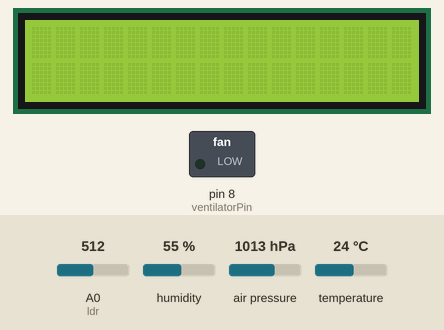
A sketch run on a simulated Arduino Uno, built with avr-gcc and run on an emulated ATmega328P. Shown: 16×2 character LCD, switched loads named in the sketch (green lamp = pin HIGH). The inputs (shaded band) are chosen by the test bench; at power-on: temperature 24 °C, A0 (ldr) = 512, humidity 55 %, air pressure 1013 hPa. The local clock reads 2024-03-15 10:24:30 at power-on unless the sketch sets it; what the sketch prints to the serial monitor is not drawn.

Above: at 1.2 s.
1.3 s: temperature set to 25.5 °C
At 2.4 s:
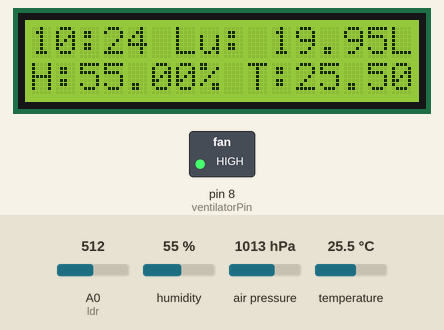
3.5 s: A0 (ldr) set to 404
At 4.6 s:
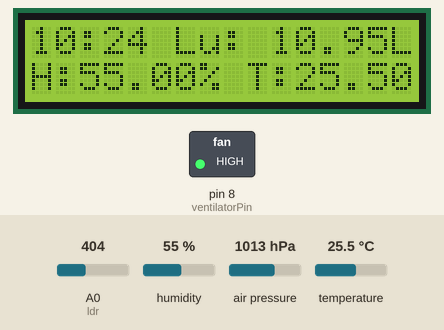
5.6 s: A0 (ldr) set to 381
At 6.7 s:
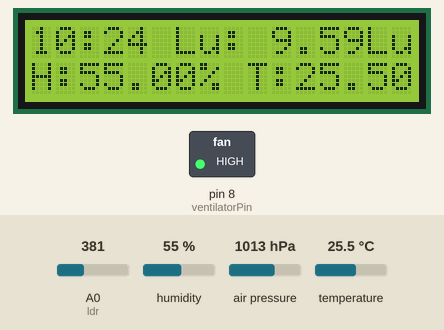
7.6 s: temperature set to 24.6 °C
At 8.9 s:
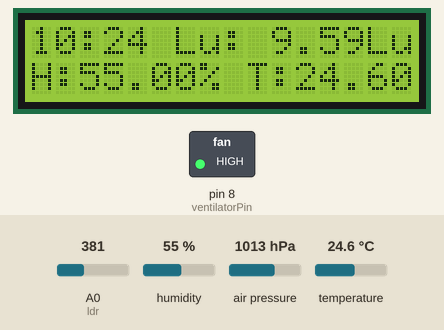
9.7 s: temperature set to 23.5 °C
At 11.0 s:
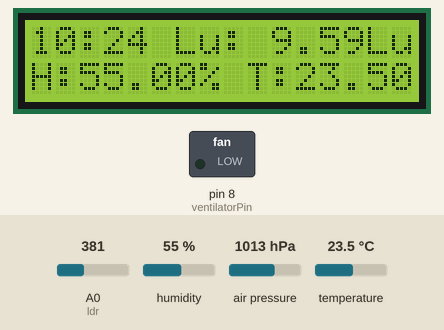
11.7 s: A0 (ldr) set to 716
At 13.1 s:
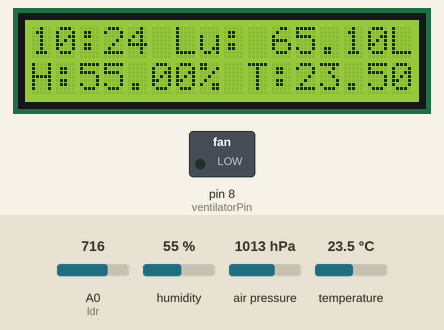
Timing chart, 0 to 14.7 s (numbered marks = the images above; inputs shaded):
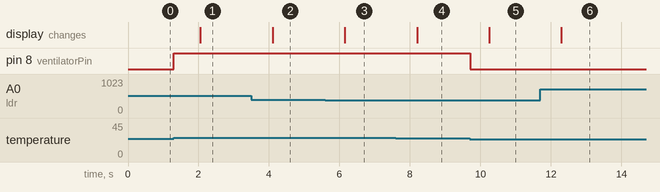

Measured:
- the behaviour switches between 25 and 25.1 °C on temperature (found by bisection; images 0 and 1)
- the behaviour switches between 389 and 388 on A0 (ldr) (found by bisection; images 2 and 3)
- the behaviour switches between 24 and 23.9 °C on temperature (found by bisection; images 4 and 5)
- after the input at 1.3 s, pin 8 (ventilatorPin): LOW → HIGH at once; the display: changes after 0.75 s (image 1)
- after the input at 3.5 s, the display: changes after 0.60 s (image 2)
- after the input at 5.6 s, the display: changes after 0.55 s (image 3)
- after the input at 7.6 s, the display: changes after 0.60 s (image 4)
- after the input at 9.7 s, pin 8 (ventilatorPin): HIGH → LOW at once; the display: changes after 0.55 s (image 5)
- after the input at 11.7 s, the display: changes after 0.60 s (image 6)

The sketch:

weather_system.ino
```cpp
#include <Wire.h>
#include <RTClib.h>
#include <Adafruit_BME280.h>
#include <LiquidCrystal_I2C.h>

void sendRemoteData();

Adafruit_BME280 bme;
RTC_DS1307 rtc;
LiquidCrystal_I2C lcd(0x3F, 16, 2);


// Broche Arduino
const int ventilatorPin = 8;
const int ldr = A0;

// Constante pour le bon déroulement du script
const float SEUIL_MAX = 25.0;

unsigned long prevServer = 0;
const long serverInterval = 15000; // Interval d'envoi des données sur l'interface web/mobile
const long lcdInterval = 2000; // Interval de mise à jour de l'affichage LCD
unsigned long prevLcd = 0;

int remote = 0;
int fanState = 0;
String command = "";

float temperature, humidity, pressure, luminosity;

void setup() {
  Serial.begin(9600);

  pinMode(ventilatorPin, OUTPUT);

  // Initialisation de RTC
  rtc.begin();

  // Initialisation de LCD
  lcd.init();
  lcd.backlight();

  // BME test
  if (!bme.begin(0x76)) {
    Serial.println("Error BME sensor");
    while (1);
  }
}


// Fonction permettant de passer de la tension(V) à la luminosité (Lux)
float tensionToLux(float tension, float R_R1=10000.0) {
  float R_ldr = R_R1 * (5/tension -1);
  return 500.0 / pow(R_ldr / 1000.0, 1.4);
}


void loop() {
  DateTime now = rtc.now();
  temperature = bme.readTemperature();    // Température en Celsius
  humidity = bme.readHumidity();          // Humidité en %
  pressure = bme.readPressure() / 100.0;  // Pression atmosphérique en hPa

  int rawValue = analogRead(ldr);
  float tension = map(rawValue, 0, 1023, 0, 5000);// Tension en mV
  tension = tension/1000; // mV -> V

  luminosity = tensionToLux(tension);


  if (Serial.available() > 0) {
    command = Serial.readStringUntil('\n');
    command.trim();
    if (command == "ON") {
      remote = 1;
      fanState = 1;
    } else if (command == "OFF") {
      remote = 0;
      fanState = 0;
    }
    digitalWrite(ventilatorPin, fanState);
  }


  // Envoyer des données au serveur Distant via bluetooth toutes les 15 secondes
    unsigned long currentMillis = millis();
    if (currentMillis - prevServer >= serverInterval) {
        sendRemoteData();
        prevServer = currentMillis;
    }


  if (millis() - prevLcd > lcdInterval) {

    lcd.setCursor(0, 0);
    lcd.print(now.hour());
    lcd.print(":");
    lcd.print(now.minute());  // Affichage de Heure:Minutes
    lcd.print(" Lu: ");
    lcd.print(luminosity);
    lcd.print("Lux"); // Affichage de la température;

    lcd.setCursor(0, 1);
    lcd.print("H:");
    lcd.print(humidity);
    lcd.print("%");

    lcd.print(" T:");
    lcd.print(temperature);
    lcd.print("C");

    lcd.print(" P:");
    lcd.print(pressure);
    lcd.print("hpa");
    prevLcd = millis();
  }

  if (remote == 0) {
    if (temperature > SEUIL_MAX) {
      fanState = 1;
    } else if (temperature < (SEUIL_MAX - 1.00)) {
      fanState = 0;
    }
    digitalWrite(ventilatorPin, fanState);
  }
}


void sendRemoteData() {
  Serial.print("{");
  Serial.print("\"temperature\":");
  Serial.print(temperature);
  Serial.print(",");
  Serial.print("\"humidity\":");
  Serial.print(humidity);
  Serial.print(",");
  Serial.print("\"pressure\":");
  Serial.print(pressure);
  Serial.print(",");
  Serial.print("\"fanState\":");
  Serial.print(fanState);
  Serial.print(",");
  Serial.print("\"remote\":");
  Serial.print(remote);
  Serial.print(",");
  Serial.print("\"luminosite\":");
  Serial.print(luminosity);
  Serial.println("}");
}
```
